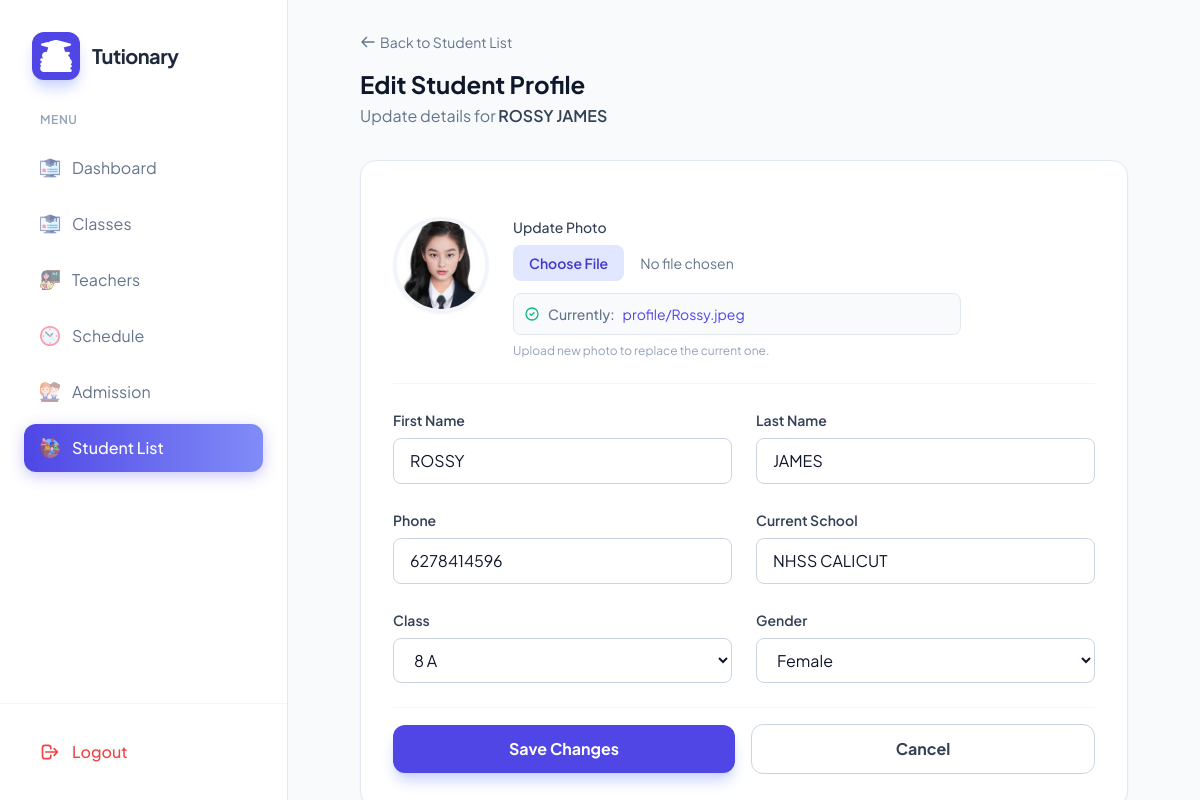
The app's page /student/2/edit/ with its own data.
### stdapp/models.py (models this page shows, shortened)
class Student(models.Model):
    fname=models.CharField(max_length=250)
    lname=models.CharField(max_length=250)
    phno=models.IntegerField(max_length=12)
    current_school=models.CharField(max_length=250)
    classs=models.ForeignKey(Class,on_delete=models.CASCADE,null=True)
    image= models.ImageField(upload_to='profile/')
    gender=models.ForeignKey(Gender,on_delete=models.CASCADE,null=True)

class Class(models.Model):
    name=models.CharField(max_length=250)
    description=models.TextField()
    fees=models.IntegerField()

class Gender(models.Model):
    name=models.CharField(max_length=250)

### stdapp/views.py (the view, shortened to what this page needs)
# urls.py: path('student/<int:student_id>/edit/', views.edit_student, name='edit_student'),
def edit_student(request, student_id):
    student = get_object_or_404(Student, id=student_id)
    classes = Class.objects.all()
    genders = Gender.objects.all()
    return render(request, 'edit_student_list.html', {
        'student': student,
        'classes': classes,
        'genders': genders
    })

### templates/edit_student_list.html (shortened to what this page needs)
{% load static %}
<!DOCTYPE html>
<html lang="en">
<head>
    <script src="https://cdn.tailwindcss.com"></script>
</head>
<body class="bg-slate-50 text-slate-900">
    <div class="flex h-screen overflow-hidden">
        <aside id="sidebar" class="fixed inset-y-0 left-0 z-50 w-72 bg-white border-r border-slate-200 transform -translate-x-full lg:translate-x-0 transition-transform duration-300 ease-in-out lg:static lg:inset-0">
            <div class="flex flex-col h-full">
                <div class="p-8">
                    <div class="flex items-center gap-3">
                        <div class="p-2 bg-indigo-600 rounded-xl shadow-lg shadow-indigo-200">
                            <img src="{% static 'image/education.png' %}" class="w-8 h-8 brightness-0 invert" alt="Logo">
                        </div>
                        <h2 class="text-xl font-bold tracking-tight text-slate-800">Tutionary</h2>
                    </div>
                </div>
                <nav class="flex-1 px-6 space-y-2 overflow-y-auto">
                    <p class="text-xs font-semibold text-slate-400 uppercase tracking-wider mb-4 px-4">Menu</p>
                    <a href="{% url 'index' %}" class="flex items-center gap-3 px-4 py-3 text-slate-500 hover:bg-slate-50 hover:text-indigo-600 rounded-xl transition-all duration-200">
                        <img src="{% static 'image/online-course.png' %}" class="w-5 h-5 opacity-60" alt=""> Dashboard
                    </a>
                    <a href="{% url 'addcourse' %}" class="flex items-center gap-3 px-4 py-3 text-slate-500 hover:bg-slate-50 hover:text-indigo-600 rounded-xl transition-all duration-200">
                        <img src="{% static 'image/online-course.png' %}" class="w-5 h-5 opacity-60" alt=""> Classes
                    </a>
                    <a href="{% url 'addteacher' %}" class="flex items-center gap-3 px-4 py-3 text-slate-500 hover:bg-slate-50 hover:text-indigo-600 rounded-xl transition-all duration-200">
                        <img src="{% static 'image/female.png' %}" class="w-5 h-5 opacity-60" alt=""> Teachers
                    </a>
                    <a href="{% url 'addtime' %}" class="flex items-center gap-3 px-4 py-3 text-slate-500 hover:bg-slate-50 hover:text-indigo-600 rounded-xl transition-all duration-200">
                        <img src="{% static 'image/clock.png' %}" class="w-5 h-5 opacity-60" alt=""> Schedule
                    </a>
                    <a href="{% url 'addstudent' %}" class="flex items-center gap-3 px-4 py-3 text-slate-500 hover:bg-slate-50 hover:text-indigo-600 rounded-xl transition-all duration-200">
                        <img src="{% static 'image/students.png' %}" class="w-5 h-5 opacity-60" alt=""> Admission
                    </a>
                    <a href="{% url 'studentlist' %}" class="flex items-center gap-3 px-4 py-3 rounded-xl sidebar-item-active font-medium">
                        <img src="{% static 'image/audience.png' %}" class="w-5 h-5 opacity-80" alt=""> Student List
                    </a>
                </nav>
                <div class="p-6 border-t border-slate-100">
                    <a href="{% url 'logout' %}" class="flex items-center gap-3 px-4 py-3 text-red-500 hover:bg-red-50 rounded-xl transition-all">
                        <svg class="w-5 h-5" fill="none" stroke="currentColor" viewBox="0 0 24 24"><path stroke-linecap="round" stroke-linejoin="round" stroke-width="2" d="M17 16l4-4m0 0l-4-4m4 4H7m6 4v1a3 3 0 01-3 3H6a3 3 0 01-3-3V7a3 3 0 013-3h4a3 3 0 013 3v1"></path></svg>
                        <span class="font-medium">Logout</span>
                    </a>
                </div>
            </div>
        </aside>
        <div class="flex-1 flex flex-col min-w-0 bg-slate-50 overflow-hidden">
            <main class="flex-1 overflow-y-auto p-4 lg:p-8 flex justify-center">
                <div class="w-full max-w-3xl">
                    <div class="mb-8">
                        <a href="{% url 'studentlist' %}" class="inline-flex items-center text-sm text-slate-500 hover:text-indigo-600 mb-4 transition-colors">
                            <svg class="w-4 h-4 mr-1" fill="none" stroke="currentColor" viewBox="0 0 24 24"><path stroke-linecap="round" stroke-linejoin="round" stroke-width="2" d="M10 19l-7-7m0 0l7-7m-7 7h18"></path></svg>
                            Back to Student List
                        </a>
                        <h1 class="text-2xl font-bold text-slate-900">Edit Student Profile</h1>
                        <p class="text-slate-500 mt-1">Update details for <span class="font-semibold text-slate-700">{{ student.fname }} {{ student.lname }}</span></p>
                    </div>
                    <div class="bg-white rounded-2xl shadow-sm border border-slate-200 overflow-hidden">
                        <div class="p-6 md:p-8">
                            <form method="post" enctype="multipart/form-data" class="space-y-6">
                                <div class="flex items-start gap-6 pb-6 border-b border-slate-100">
                                    <div class="relative group flex-shrink-0">
                                        {% if student.image %}
                                            <img src="{{ student.image.url }}" class="w-24 h-24 rounded-full object-cover border-4 border-slate-100 shadow-sm" alt="Student">
                                        {% endif %}
                                    </div>
                                    <div class="flex-1">
                                        <label class="block text-sm font-medium text-slate-700 mb-2">Update Photo</label>
                                        <input type="file" id="student_image" name="student_image" class="block w-full text-sm text-slate-500 file:mr-4 file:py-2 file:px-4 file:rounded-full file:border-0 file:text-sm file:font-semibold file:bg-indigo-50 file:text-indigo-700 hover:file:bg-indigo-100 transition-all">
                                        {% if student.image %}
                                        <div class="mt-3 flex items-center gap-2 text-sm bg-slate-50 p-2.5 rounded-lg border border-slate-200 max-w-md">
                                            <svg class="w-4 h-4 text-emerald-500" fill="none" stroke="currentColor" viewBox="0 0 24 24"><path stroke-linecap="round" stroke-linejoin="round" stroke-width="2" d="M9 12l2 2 4-4m6 2a9 9 0 11-18 0 9 9 0 0118 0z"></path></svg>
                                            <span class="text-slate-500 font-medium">Currently:</span>
                                            <a href="{{ student.image.url }}" target="_blank" class="text-indigo-600 hover:underline hover:text-indigo-800 truncate block flex-1" title="View Current Image">
                                                {{ student.image.name }}
                                            </a>
                                        </div>
                                        {% endif %}
                                        <p class="text-xs text-slate-400 mt-2">Upload new photo to replace the current one.</p>
                                    </div>
                                </div>
                                <div class="grid grid-cols-1 md:grid-cols-2 gap-6">
                                    <div class="space-y-1.5">
                                        <label class="text-sm font-semibold text-slate-700">First Name</label>
                                        <input type="text" id="first_name" name="first_name" value="{{ student.fname }}"
                                            class="form-input w-full px-4 py-2.5 rounded-lg border border-slate-300 focus:border-indigo-500 focus:outline-none transition-colors" required>
                                    </div>
                                    <div class="space-y-1.5">
                                        <label class="text-sm font-semibold text-slate-700">Last Name</label>
                                        <input type="text" id="last_name" name="last_name" value="{{ student.lname }}"
                                            class="form-input w-full px-4 py-2.5 rounded-lg border border-slate-300 focus:border-indigo-500 focus:outline-none transition-colors" required>
                                    </div>
                                </div>
                                <div class="grid grid-cols-1 md:grid-cols-2 gap-6">
                                    <div class="space-y-1.5">
                                        <label class="text-sm font-semibold text-slate-700">Phone</label>
                                        <input type="text" id="phone" name="phone" value="{{ student.phno }}"
                                            class="form-input w-full px-4 py-2.5 rounded-lg border border-slate-300 focus:border-indigo-500 focus:outline-none transition-colors" required>
                                    </div>
                                    <div class="space-y-1.5">
                                        <label class="text-sm font-semibold text-slate-700">Current School</label>
                                        <input type="text" id="school" name="school" value="{{ student.current_school }}"
                                            class="form-input w-full px-4 py-2.5 rounded-lg border border-slate-300 focus:border-indigo-500 focus:outline-none transition-colors" required>
                                    </div>
                                </div>
                                <div class="grid grid-cols-1 md:grid-cols-2 gap-6">
                                    <div class="space-y-1.5">
                                        <label class="text-sm font-semibold text-slate-700">Class</label>
                                        <select id="class_id" name="class_id" class="form-input w-full px-4 py-2.5 rounded-lg border border-slate-300 focus:border-indigo-500 focus:outline-none transition-colors bg-white" required>
                                            {% for class in classes %}
                                                <option value="{{ class.id }}" {% if student.classs_id == class.id %}selected{% endif %}>{{ class.name }}</option>
                                            {% endfor %}
                                        </select>
                                    </div>
                                    <div class="space-y-1.5">
                                        <label class="text-sm font-semibold text-slate-700">Gender</label>
                                        <select id="gender_id" name="gender_id" class="form-input w-full px-4 py-2.5 rounded-lg border border-slate-300 focus:border-indigo-500 focus:outline-none transition-colors bg-white" required>
                                            {% for gender in genders %}
                                                <option value="{{ gender.id }}" {% if student.gender_id == gender.id %}selected{% endif %}>{{ gender.name }}</option>
                                            {% endfor %}
                                        </select>
                                    </div>
                                </div>
                                <div class="flex items-center gap-4 pt-4 border-t border-slate-100 mt-6">
                                    <button type="submit" class="flex-1 bg-indigo-600 text-white font-bold py-3 px-6 rounded-xl hover:bg-indigo-700 focus:ring-4 focus:ring-indigo-200 transition-all shadow-lg shadow-indigo-200">
                                        Save Changes
                                    </button>
                                    <a href="{% url 'studentlist' %}" class="flex-1 text-center bg-white border border-slate-300 text-slate-700 font-bold py-3 px-6 rounded-xl hover:bg-slate-50 transition-all">
                                        Cancel
                                    </a>
                                </div>
                            </form>
                        </div>
                    </div>
                </div>
            </main>
        </div>
    </div>
</body>
</html>

### templates/edit_student_list.html (style rules this page uses)
body { font-family: 'Plus Jakarta Sans', sans-serif; }
.sidebar-item-active { background: linear-gradient(90deg, #4f46e5 0%, #818cf8 100%); color: white; box-shadow: 0 4px 15px rgba(79, 70, 229, 0.3); }

### records on screen
Student: fname "ROSSY", lname "JAMES", image (picture), image.name "profile/Rossy.jpeg", first_name "ROSSY", last_name "JAMES", phone "6278414596", school "NHSS CALICUT", class_id "8 A", gender_id "Female"
